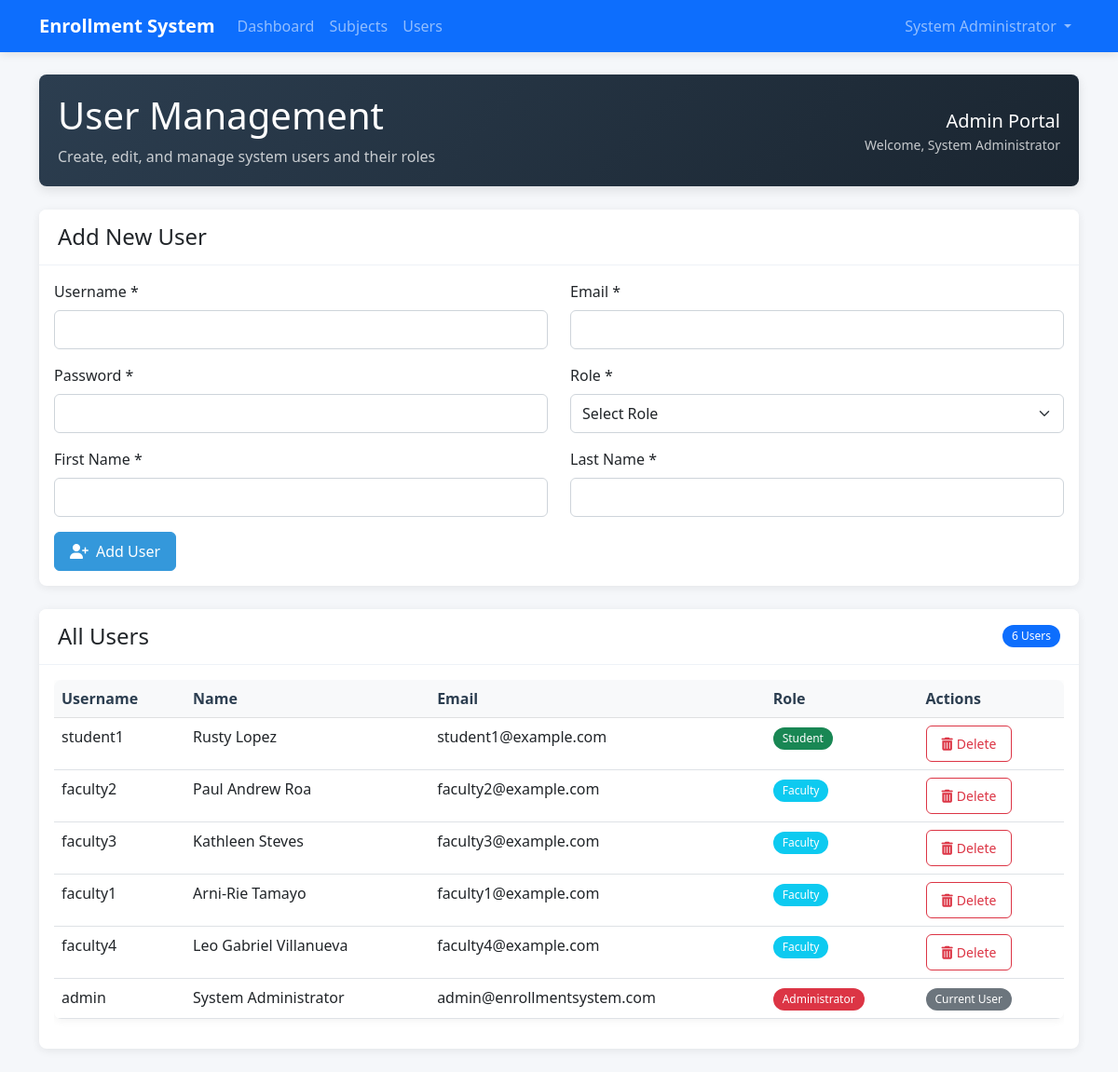
/users.php (signed in), run on the app's committed database.
### tables this page shows
CREATE TABLE `users` (
  `id` int(11) NOT NULL,
  `username` varchar(50) NOT NULL,
  `password` varchar(255) NOT NULL,
  `email` varchar(100) NOT NULL,
  `first_name` varchar(50) NOT NULL,
  `last_name` varchar(50) NOT NULL,
  `role` enum('student','faculty','admin') NOT NULL,
  `profile_picture` varchar(255) DEFAULT NULL,
  `signature` varchar(255) DEFAULT NULL,
  `created_at` timestamp NOT NULL DEFAULT current_timestamp()
);

### models/User.php (called while the page is built, shortened)
<?php
class User
{
    private $pdo;
    public function __construct($pdo)
    {
        $this->pdo = $pdo;
    }
    public function getAllUsers()
    {
        $stmt = $this->pdo->query("SELECT * FROM users ORDER BY role, last_name, first_name");
        return $stmt->fetchAll();
    }
}

### users.php (the view, shortened to what this page needs)
<?php
require_once 'config/db.php';
require_once 'models/User.php';
$user_model = new User($pdo);
$users = $user_model->getAllUsers();
?>
<!DOCTYPE html>
<html lang="en">
<head>
    <link href="https://cdn.jsdelivr.net/npm/bootstrap@5.3.0/dist/css/bootstrap.min.css" rel="stylesheet">
    <link href="assets/css/style.css" rel="stylesheet">
</head>
<body>
    <?php include 'includes/navbar.php'; ?>
    <div class="container mt-4">
        <div class="users-header">
            <div class="d-flex justify-content-between align-items-center">
                <div>
                    <h1 class="mb-2">User Management</h1>
                    <p class="mb-0 opacity-75">Create, edit, and manage system users and their roles</p>
                </div>
                <div class="text-end">
                    <div class="fs-5">Admin Portal</div>
                    <div class="small opacity-75">Welcome, <?php echo htmlspecialchars($_SESSION['first_name'] . ' ' . $_SESSION['last_name']); ?></div>
                </div>
            </div>
        </div>
        <div class="card users-card">
            <div class="users-card-header">
                <h4 class="mb-0">Add New User</h4>
            </div>
            <div class="card-body">
                <form method="POST">
                    <div class="row">
                        <div class="col-md-6 mb-3">
                            <label for="username" class="form-label">Username *</label>
                            <input type="text" class="form-control" id="username" name="username" required>
                        </div>
                        <div class="col-md-6 mb-3">
                            <label for="email" class="form-label">Email *</label>
                            <input type="email" class="form-control" id="email" name="email" required>
                        </div>
                    </div>
                    <div class="row">
                        <div class="col-md-6 mb-3">
                            <label for="password" class="form-label">Password *</label>
                            <input type="password" class="form-control" id="password" name="password" required>
                        </div>
                        <div class="col-md-6 mb-3">
                            <label for="role" class="form-label">Role *</label>
                            <select class="form-select" id="role" name="role" required>
                                <option value="">Select Role</option>
                            </select>
                        </div>
                    </div>
                    <div class="row">
                        <div class="col-md-6 mb-3">
                            <label for="first_name" class="form-label">First Name *</label>
                            <input type="text" class="form-control" id="first_name" name="first_name" required>
                        </div>
                        <div class="col-md-6 mb-3">
                            <label for="last_name" class="form-label">Last Name *</label>
                            <input type="text" class="form-control" id="last_name" name="last_name" required>
                        </div>
                    </div>
                    <button type="submit" name="add_user" class="btn btn-primary">
                        <i class="fas fa-user-plus me-2"></i>Add User
                    </button>
                </form>
            </div>
        </div>
        <div class="card users-card">
            <div class="users-card-header">
                <div class="d-flex justify-content-between align-items-center">
                    <h4 class="mb-0">All Users</h4>
                    <span class="badge bg-primary"><?php echo count($users); ?> Users</span>
                </div>
            </div>
            <div class="card-body">
                <?php if (count($users) > 0): ?>
                    <div class="table-responsive">
                        <table class="table">
                            <thead class="table-light">
                                <tr>
                                    <th>Username</th>
                                    <th>Name</th>
                                    <th>Email</th>
                                    <th>Role</th>
                                    <th>Actions</th>
                                </tr>
                            </thead>
                            <tbody>
                                <?php foreach ($users as $user): ?>
                                    <tr>
                                        <td><?php echo htmlspecialchars($user['username']); ?></td>
                                        <td><?php echo htmlspecialchars($user['first_name'] . ' ' . $user['last_name']); ?></td>
                                        <td><?php echo htmlspecialchars($user['email']); ?></td>
                                        <td>
                                            <?php if ($user['role'] == 'admin'): ?>
                                                <span class="badge bg-danger">Administrator</span>
                                            <?php elseif ($user['role'] == 'faculty'): ?>
                                                <span class="badge bg-info">Faculty</span>
                                            <?php else: ?>
                                                <span class="badge bg-success">Student</span>
                                            <?php endif; ?>
                                        </td>
                                        <td>
                                            <?php if ($user['id'] != $_SESSION['user_id']): ?>
                                                <button class="btn btn-sm btn-outline-danger"
                                                    onclick="deleteUser(<?php echo $user['id']; ?>, '<?php echo addslashes($user['username']); ?>')">
                                                    <i class="fas fa-trash-alt me-1"></i>Delete
                                                </button>
                                            <?php else: ?>
                                                <span class="badge bg-secondary">Current User</span>
                                            <?php endif; ?>
                                        </td>
                                    </tr>
                                <?php endforeach; ?>
                            </tbody>
                        </table>
                    </div>
                <?php endif; ?>
            </div>
        </div>
    </div>
</body>
</html>

### assets/css/style.css (style rules this page uses)
:root { --primary-color: #2c3e50; --secondary-color: #3498db; --accent-color: #e74c3c; --light-bg: #f8f9fa; --dark-text: #2c3e50; --light-text: #7f8c8d; --success-color: #28a745; --warning-color: #ffc107; --danger-color: #dc3545; --info-color: #17a2b8; }
body { font-family: 'Segoe UI', Tahoma, Geneva, Verdana, sans-serif; background-color: #f5f7fa; color: var(--dark-text); }
.card { border-radius: 8px; border: none; box-shadow: 0 2px 10px rgba(0, 0, 0, 0.08); margin-bottom: 25px; transition: all 0.3s ease; }
.btn { border-radius: 6px; padding: 8px 16px; font-weight: 500; transition: all 0.3s ease; }
.btn-sm { padding: 5px 10px; font-size: 0.875rem; }
.btn-primary { background-color: var(--secondary-color); border-color: var(--secondary-color); }
.form-control { border-radius: 6px; padding: 8px 12px; border: 1px solid #ced4da; }
.form-select { border-radius: 6px; padding: 8px 12px; border: 1px solid #ced4da; }
.table { background-color: #fff; border-radius: 8px; overflow: hidden; box-shadow: 0 2px 10px rgba(0, 0, 0, 0.05); }
.table th { background-color: #f8f9fa; font-weight: 600; color: var(--dark-text); border-top: none; }
.badge { font-weight: 500; padding: 6px 10px; border-radius: 20px; }

### users.php (style rules this page uses)
:root { --primary-color: #2c3e50; --secondary-color: #3498db; --accent-color: #e74c3c; --light-bg: #f8f9fa; --dark-text: #2c3e50; --light-text: #7f8c8d; }
body { background-color: #f5f7fa; font-family: 'Segoe UI', Tahoma, Geneva, Verdana, sans-serif; }
.users-header { background: linear-gradient(135deg, var(--primary-color), #1a2530); color: white; border-radius: 8px; padding: 20px; margin-bottom: 25px; box-shadow: 0 4px 12px rgba(0, 0, 0, 0.1); }
.users-card { border-radius: 8px; border: none; box-shadow: 0 2px 10px rgba(0, 0, 0, 0.08); margin-bottom: 25px; }
.users-card-header { border-radius: 8px 8px 0 0 !important; background-color: #ffffff; border-bottom: 1px solid #eef2f7; padding: 15px 20px; }
.table { background-color: #fff; border-radius: 8px; overflow: hidden; box-shadow: 0 2px 10px rgba(0, 0, 0, 0.05); }
.table th { background-color: #f8f9fa; font-weight: 600; color: var(--dark-text); }
.btn { border-radius: 6px; padding: 8px 16px; font-weight: 500; transition: all 0.3s ease; }
.btn-primary { background-color: var(--secondary-color); border-color: var(--secondary-color); }

### data on the page
users: username "student1", first_name+last_name "Rusty Lopez", email "student1@example.com", role "Student"
users: username "faculty2", first_name+last_name "Paul Andrew Roa", email "faculty2@example.com", role "Faculty"
users: username "faculty3", first_name+last_name "Kathleen Steves", email "faculty3@example.com", role "Faculty"
users: username "faculty1", first_name+last_name "Arni-Rie Tamayo", email "faculty1@example.com", role "Faculty"
users: username "faculty4", first_name+last_name "Leo Gabriel Villanueva", email "faculty4@example.com", role "Faculty"
users: username "admin", first_name+last_name "System Administrator", email "admin@enrollmentsystem.com", role "Administrator", shows "Current User"

### other printed values
SITE_NAME "Enrollment System"
$_SESSION['first_name'] "System"
$_SESSION['last_name'] "Administrator"
$_SESSION['first_name'] . ' ' . $_SESSION['last_name'] "System Administrator"
count($users) "6"
